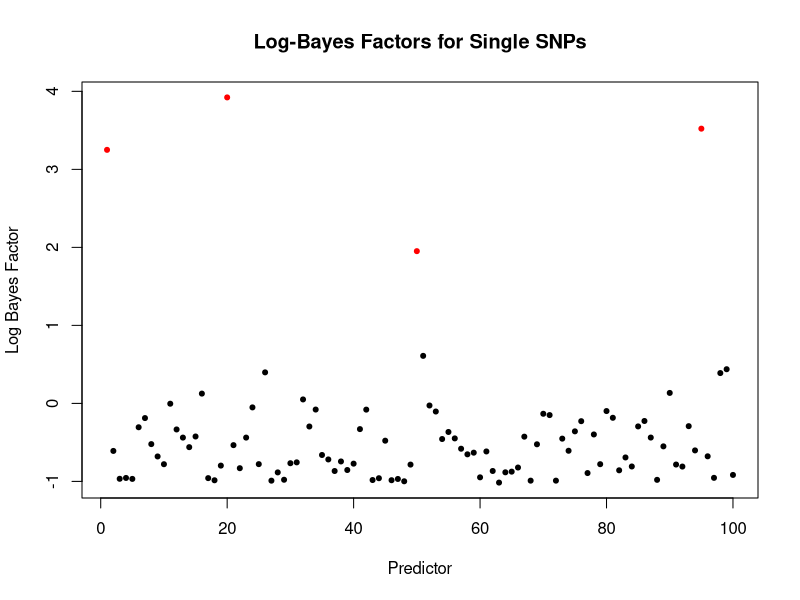
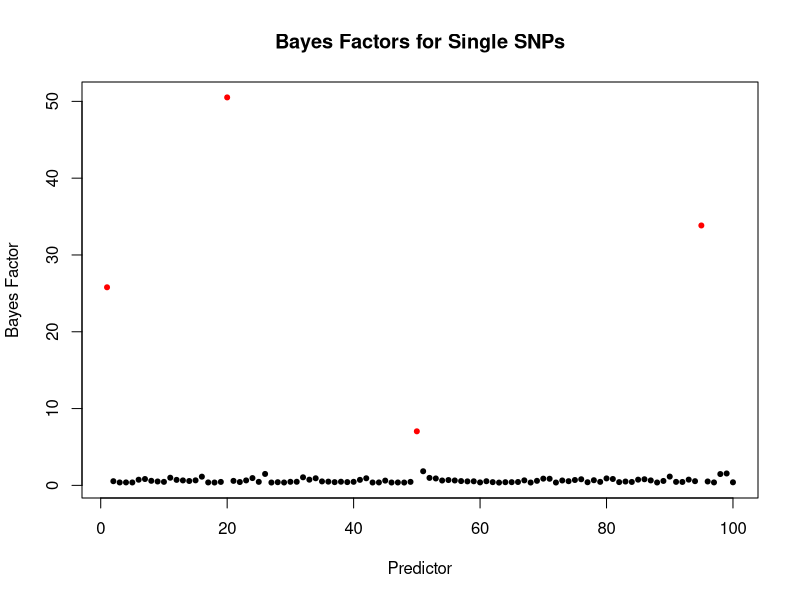

R code for these plots, in order:
## ---- chunk 1
knitr::opts_chunk$set(echo = TRUE)
library(tidyverse)
## ---- chunk 2
logBF = function(g,y,sigmaa,sigmad) {
  subset = complete.cases(y) & complete.cases(g)
  y=y[subset]
  g=g[subset]
  n=length(g)
  X = cbind(rep(1,n), g, g==1)
  invnu = diag(c(0,1/sigmaa^2,1/sigmad^2))
  invOmega = invnu + t(X) %*% X
  B = solve(invOmega, t(X) %*% cbind(y))
  invOmega0 = n
  return(-0.5*log10(det(invOmega)) + 0.5*log10(invOmega0) - log10(sigmaa) -   log10(sigmad) - (n/2)*(log10(t(y- X %*% B) %*% y) - log10(t(y) %*% y - n*mean(y)^2)))
}
## ---- chunk 3
set.seed(1)
geno <- sample(0:2, 100, replace=TRUE)
for (i in c(2:100)) {
  g <- sample(0:2, 100, replace=TRUE)
  geno <- cbind(geno, g)
}

y <- geno[,1] + geno[,20] + geno[,50] + geno[,95] + rnorm(100)
## ---- chunk 4
bfs <- c()
for (i in c(1:100)) {
  newbf <- logBF(geno[,i], y, 0.5, 0.5)
  bfs <- c(bfs, newbf)
}

index <- c(1:100)
signals <- c(1, 20, 50, 95)
plot(bfs, pch = 20, xlab = "Predictor", ylab = "Log Bayes Factor", main = "Log-Bayes Factors for Single SNPs", col = ifelse(index %in% signals, "red", "black"))
## ---- chunk 5
plot(exp(bfs), pch = 20, xlab = "Predictor", ylab = "Bayes Factor", main = "Bayes Factors for Single SNPs", col = ifelse(index %in% signals, "red", "black"))
